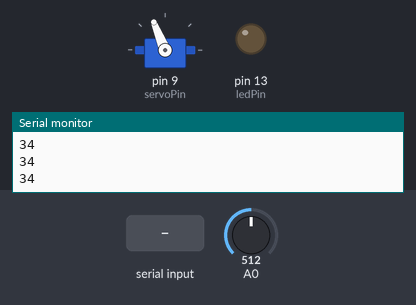
A sketch run on a simulated Arduino Uno, built with avr-gcc and run on an emulated ATmega328P. Shown: servo, output pins drawn as LEDs (lit = HIGH), the last lines printed to the serial monitor. Dashed ring = blinking. Inputs (shaded band) come from the test bench; at power-on: A0 = 512.

Above: at 2.2 s.
2.3 s: byte 30 received over Serial
At 3.05 s:
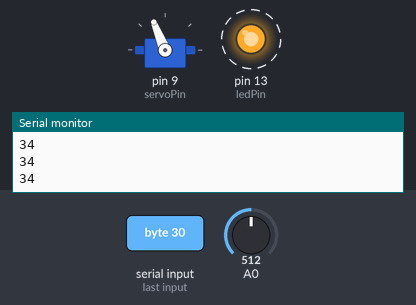
At 4.7 s:
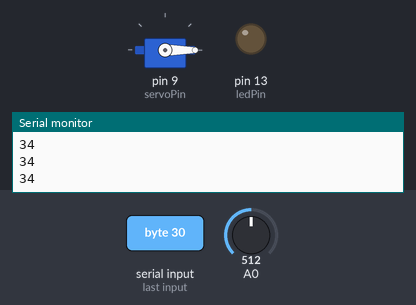
Timing chart, 0 to 6.5 s (numbered marks = the images above; inputs shaded):
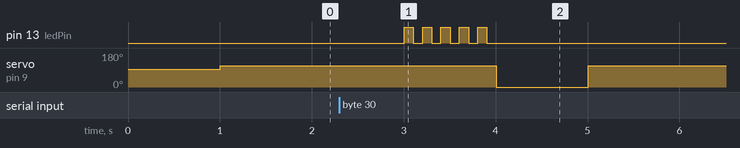

Measured:
- after the input at 2.3 s, pin 13 (ledPin): alternates HIGH for 0.10 s and LOW for 0.10 s, 10 changes in all, then stays LOW, starting after 0.70 s; servo on pin 9 (servoPin): 112° → 0° after 1.7 s, → 112° 1.0 s later

The sketch:

Pressure_Pi_Thruster.ino
```cpp
#include <Servo.h>
const int ledPin = 13;
byte servoPin = 9;
Servo servo;

void setup()
{
  servo.attach(servoPin);

  servo.writeMicroseconds(1500); // send "stop" signal to ESC.
  delay(1000); // delay to allow the ESC to recognize the stopped signal
  pinMode(ledPin, OUTPUT);
  Serial.begin(9600);
}

void loop()
{
int signal = 1700; // Set signal value, which should be between 1100 and 1900


  int sensorValue = analogRead(A0);
int pressure = sensorValue/15;
Serial.println(pressure);
delay(1);

  Serial.println(pressure);
  if (Serial.available())
  {
    signal = Serial.read();
     flash(5);
  }

  servo.writeMicroseconds(signal); // Send signal to ESC.
  delay(1000);
}

void flash(int n)
{
  for (int i = 0; i < n; i++)
  {
    digitalWrite(ledPin, HIGH);
    delay(100);
    digitalWrite(ledPin, LOW);
    delay(100);
  }
}
```
